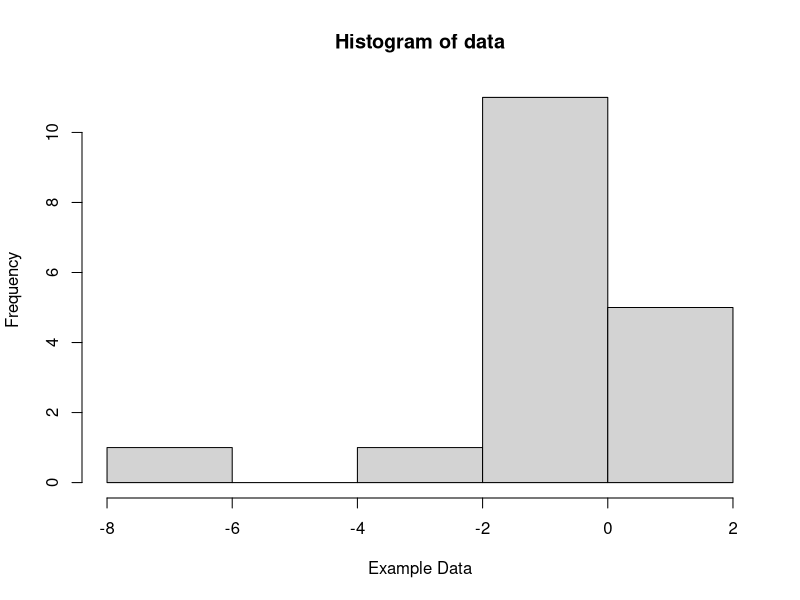

Here is the R script that generated this plot:
## ---- chunk 1
set.seed(101)
data <- rt(n=18, 3)
hist(data, xlab="Example Data")
stem(data)
